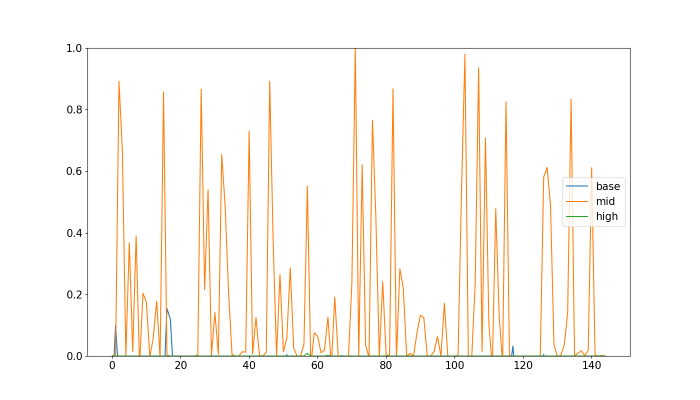
#> input picture audio_percus_features.png, 1400 x 800 px (shown at 1/2 size)
$ python -i gen.py   (imports and definitions only)
#> lines starting #> are read from the running program, lines starting #| are printed output that depends on the picture; after the words box and inside, x2 and y2 are one past the last pixel; in counts of white or black regions, pixels touching at a corner belong together
import random
import numpy as np
import cv2
from PIL import Image
from noise import snoise2

# [201 lines left out: functions gen, add_lines_to_image, not called in this run]

def selective_sharpen(input_image, low_threshold=50, high_threshold=150, blur_size=(5, 5), blur_sigma=1.5, alpha=0.5):
    # Convert the PIL Image to an OpenCV image (numpy array)
#> called with low_threshold = 50, high_threshold = 150, blur_size = (5, 5), blur_sigma = 1.5, alpha = 0.5
    image = np.array(input_image)

    # Convert the image to BGR format (OpenCV uses BGR instead of RGB)
    image = cv2.cvtColor(image, cv2.COLOR_RGB2BGR)
#> image is the input picture: shape (800, 1400, 3); mean B, G, R 243.7, 248.2, 253.1

    # Apply the unsharp mask to the entire image
    blurred_image = cv2.GaussianBlur(image, blur_size, blur_sigma)
    sharpened_image = cv2.addWeighted(image, 1 + alpha, blurred_image, -alpha, 0)

    # Convert the image to grayscale
    gray_image = cv2.cvtColor(image, cv2.COLOR_BGR2GRAY)
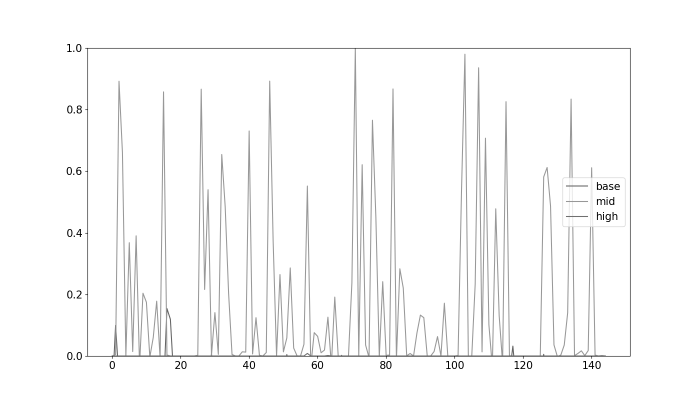
#> gray_image: shape (800, 1400) (shown at 1/2 size); min 0, max 255, mean 249.2

    # Apply the Canny edge detection
    edges = cv2.Canny(gray_image, low_threshold, high_threshold)
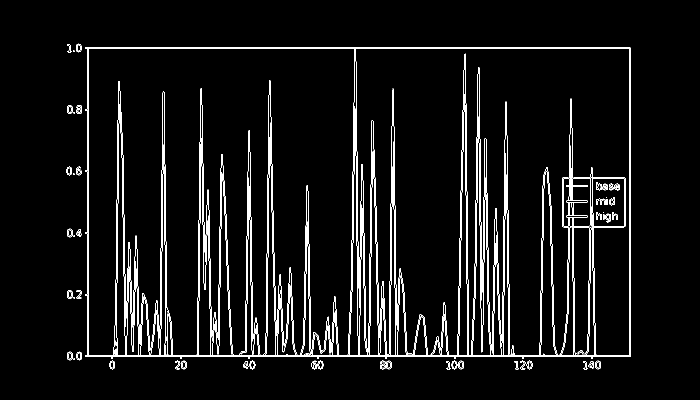
#> edges: shape (800, 1400) (shown at 1/2 size); 4.5% white in thin lines or dots, all inside (x1, y1, x2, y2) = (133, 87, 1262, 739)

    # Dilate the edges to create a mask
    kernel = np.ones((3, 3), np.uint8)
    mask = cv2.dilate(edges, kernel, iterations=1)
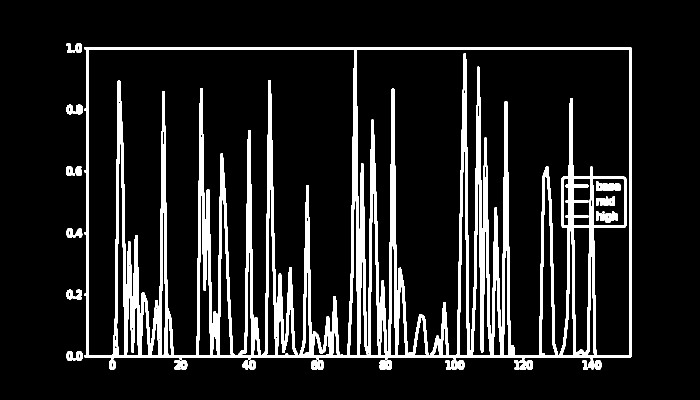
#> mask: shape (800, 1400) (shown at 1/2 size); 11.7% white; 28 white regions (1 under 20 px), largest, box (x1, y1, x2, y2) and area: (169, 94, 1263, 719) 123088, (1192, 363, 1241, 382) 709, (1165, 720, 1203, 740) 524

    # Convert the mask to a 3-channel image
    mask_colored = cv2.cvtColor(mask, cv2.COLOR_GRAY2BGR)

    # Apply the mask to the sharpened image
    masked_sharpened_image = cv2.bitwise_and(sharpened_image, mask_colored)
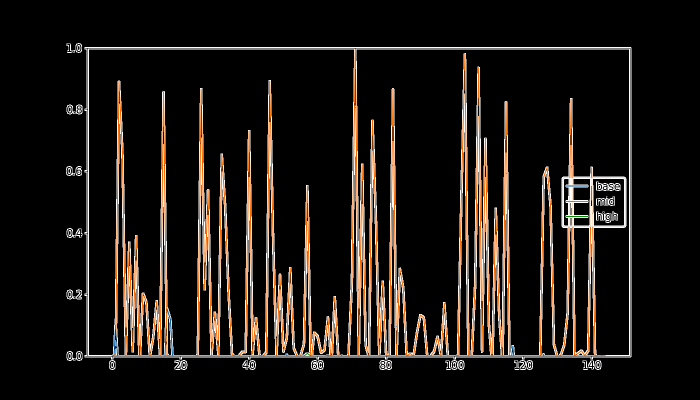
#> masked_sharpened_image: shape (800, 1400, 3) (shown at 1/2 size); mean B, G, R 18.3, 22.5, 28

    # Invert the mask (edge pixels have a value of 0, other pixels have a value of 255)
    inverted_mask = cv2.bitwise_not(mask_colored)
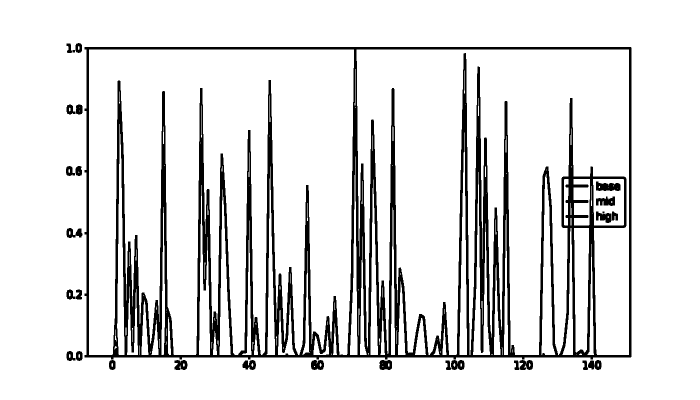
#> inverted_mask: shape (800, 1400, 3) (shown at 1/2 size); 88.3% white; 28 black regions (1 under 20 px), largest, box (x1, y1, x2, y2) and area: (169, 94, 1263, 719) 123088, (1192, 363, 1241, 382) 709, (1165, 720, 1203, 740) 524

    # Apply the inverted mask to the original image
    masked_original_image = cv2.bitwise_and(image, inverted_mask)

    # Combine the masked original image with the masked sharpened image
    result_image = cv2.add(masked_original_image, masked_sharpened_image)

    # Convert the result back to RGB format
    result_image = cv2.cvtColor(result_image, cv2.COLOR_BGR2RGB)

    # Convert the result back to a PIL Image
    result_image_pil = Image.fromarray(result_image)

    return result_image_pil

# [40 lines left out: functions unsharp_mask, add_uniform_monochromatic_noise, not called in this run]

>>> import cv2
>>> picture = cv2.cvtColor(cv2.imread('../audio_percus_features.png'), cv2.COLOR_BGR2RGB)
>>> result = selective_sharpen(picture)

$ run again, on audio_push_signal.png
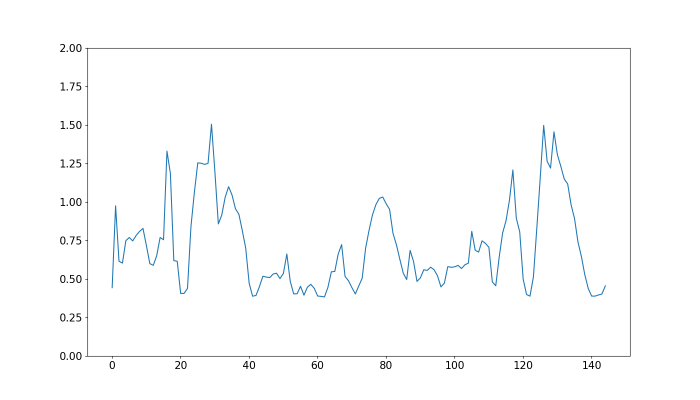
#> input picture audio_push_signal.png, 1400 x 800 px (shown at 1/2 size)
#> in selective_sharpen, image is the input picture: shape (800, 1400, 3); mean B, G, R 252.8, 252.3, 251.5
#> in selective_sharpen, `edges = cv2.Canny(gray_image, low_threshold, high_threshold)`:
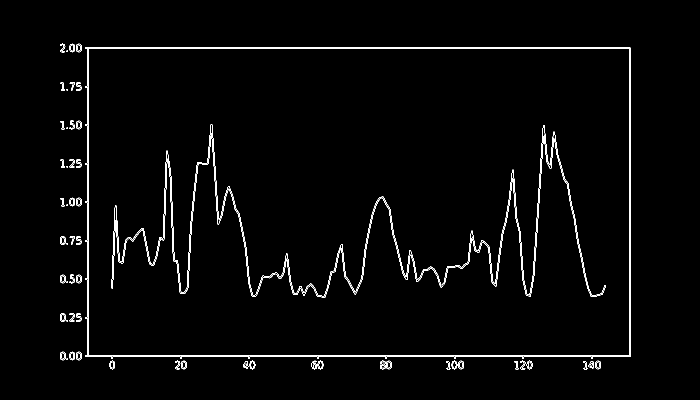
#> edges: shape (800, 1400) (shown at 1/2 size); 1.7% white in thin lines or dots, all inside (x1, y1, x2, y2) = (120, 87, 1262, 739)
#> mask: shape (800, 1400); 4.5% white; 39 white regions, largest, box (x1, y1, x2, y2) and area: (222, 247, 1213, 596) 24773, (169, 94, 1263, 719) 17348, (1165, 720, 1203, 740) 524
#> in selective_sharpen, `inverted_mask = cv2.bitwise_not(mask_colored)`:
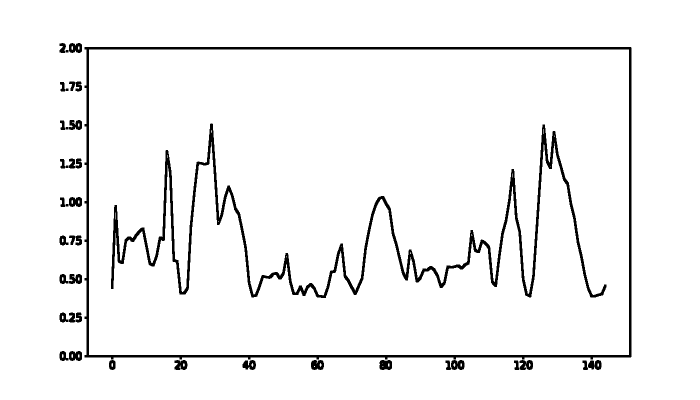
#> inverted_mask: shape (800, 1400, 3) (shown at 1/2 size); 95.5% white; 39 black regions, largest, box (x1, y1, x2, y2) and area: (222, 247, 1213, 596) 24773, (169, 94, 1263, 719) 17348, (1165, 720, 1203, 740) 524
